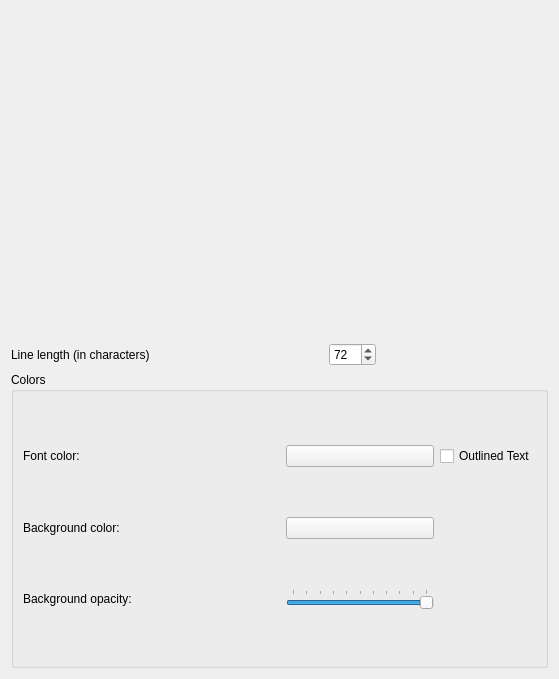
<?xml version="1.0" encoding="UTF-8"?>
<ui version="4.0">
 <class>CaptionDialog</class>
 <widget class="QWidget" name="CaptionDialog">
  <property name="geometry">
   <rect>
    <x>0</x>
    <y>0</y>
    <width>559</width>
    <height>679</height>
   </rect>
  </property>
  <layout class="QVBoxLayout" name="verticalLayout_2">
   <item>
    <widget class="KFontChooser" name="m_commentsFontChooser"/>
   </item>
   <item>
    <layout class="QHBoxLayout" name="horizontalLayout_2">
     <item>
      <layout class="QVBoxLayout" name="verticalLayout">
       <item>
        <layout class="QHBoxLayout" name="horizontalLayout">
         <item>
          <widget class="QLabel" name="label_3">
           <property name="text">
            <string>Line length (in characters)</string>
           </property>
          </widget>
         </item>
         <item>
          <spacer name="horizontalSpacer_3">
           <property name="orientation">
            <enum>Qt::Horizontal</enum>
           </property>
           <property name="sizeHint" stdset="0">
            <size>
             <width>40</width>
             <height>20</height>
            </size>
           </property>
          </spacer>
         </item>
         <item>
          <widget class="QSpinBox" name="m_commentsLinesLengthSpinBox">
           <property name="buttonSymbols">
            <enum>QAbstractSpinBox::UpDownArrows</enum>
           </property>
           <property name="minimum">
            <number>1</number>
           </property>
           <property name="maximum">
            <number>500</number>
           </property>
           <property name="value">
            <number>72</number>
           </property>
          </widget>
         </item>
         <item>
          <spacer name="horizontalSpacer_5">
           <property name="orientation">
            <enum>Qt::Horizontal</enum>
           </property>
           <property name="sizeHint" stdset="0">
            <size>
             <width>40</width>
             <height>20</height>
            </size>
           </property>
          </spacer>
         </item>
        </layout>
       </item>
       <item>
        <widget class="QGroupBox" name="groupBox">
         <property name="title">
          <string>Colors</string>
         </property>
         <layout class="QGridLayout" name="gridLayout">
          <item row="1" column="0">
           <widget class="QLabel" name="label">
            <property name="text">
             <string>Font color:</string>
            </property>
           </widget>
          </item>
          <item row="1" column="2">
           <spacer name="horizontalSpacer">
            <property name="orientation">
             <enum>Qt::Horizontal</enum>
            </property>
            <property name="sizeHint" stdset="0">
             <size>
              <width>55</width>
              <height>20</height>
             </size>
            </property>
           </spacer>
          </item>
          <item row="1" column="3">
           <widget class="KColorButton" name="m_commentsFontColor"/>
          </item>
          <item row="2" column="0">
           <widget class="QLabel" name="label_2">
            <property name="text">
             <string>Background color:</string>
            </property>
           </widget>
          </item>
          <item row="2" column="2">
           <spacer name="horizontalSpacer_2">
            <property name="orientation">
             <enum>Qt::Horizontal</enum>
            </property>
            <property name="sizeHint" stdset="0">
             <size>
              <width>55</width>
              <height>20</height>
             </size>
            </property>
           </spacer>
          </item>
          <item row="2" column="3">
           <widget class="KColorButton" name="m_commentsBgColor"/>
          </item>
          <item row="4" column="2">
           <spacer name="horizontalSpacer_4">
            <property name="orientation">
             <enum>Qt::Horizontal</enum>
            </property>
            <property name="sizeHint" stdset="0">
             <size>
              <width>40</width>
              <height>20</height>
             </size>
            </property>
           </spacer>
          </item>
          <item row="4" column="3">
           <widget class="QSlider" name="m_commentsBgTransparency">
            <property name="maximum">
             <number>10</number>
            </property>
            <property name="pageStep">
             <number>1</number>
            </property>
            <property name="value">
             <number>10</number>
            </property>
            <property name="orientation">
             <enum>Qt::Horizontal</enum>
            </property>
            <property name="invertedAppearance">
             <bool>false</bool>
            </property>
            <property name="invertedControls">
             <bool>true</bool>
            </property>
            <property name="tickPosition">
             <enum>QSlider::TicksAbove</enum>
            </property>
           </widget>
          </item>
          <item row="4" column="0">
           <widget class="QLabel" name="label_4">
            <property name="text">
             <string>Background opacity:</string>
            </property>
           </widget>
          </item>
          <item row="1" column="4">
           <widget class="QCheckBox" name="m_commentsDrawOutlineCheckBox">
            <property name="text">
             <string>Outlined Text</string>
            </property>
           </widget>
          </item>
         </layout>
        </widget>
       </item>
      </layout>
     </item>
    </layout>
   </item>
  </layout>
 </widget>
 <customwidgets>
  <customwidget>
   <class>KFontChooser</class>
   <extends>QWidget</extends>
   <header>kfontdialog.h</header>
  </customwidget>
  <customwidget>
   <class>KColorButton</class>
   <extends>QPushButton</extends>
   <header>kcolorbutton.h</header>
  </customwidget>
 </customwidgets>
 <resources/>
 <connections/>
</ui>
